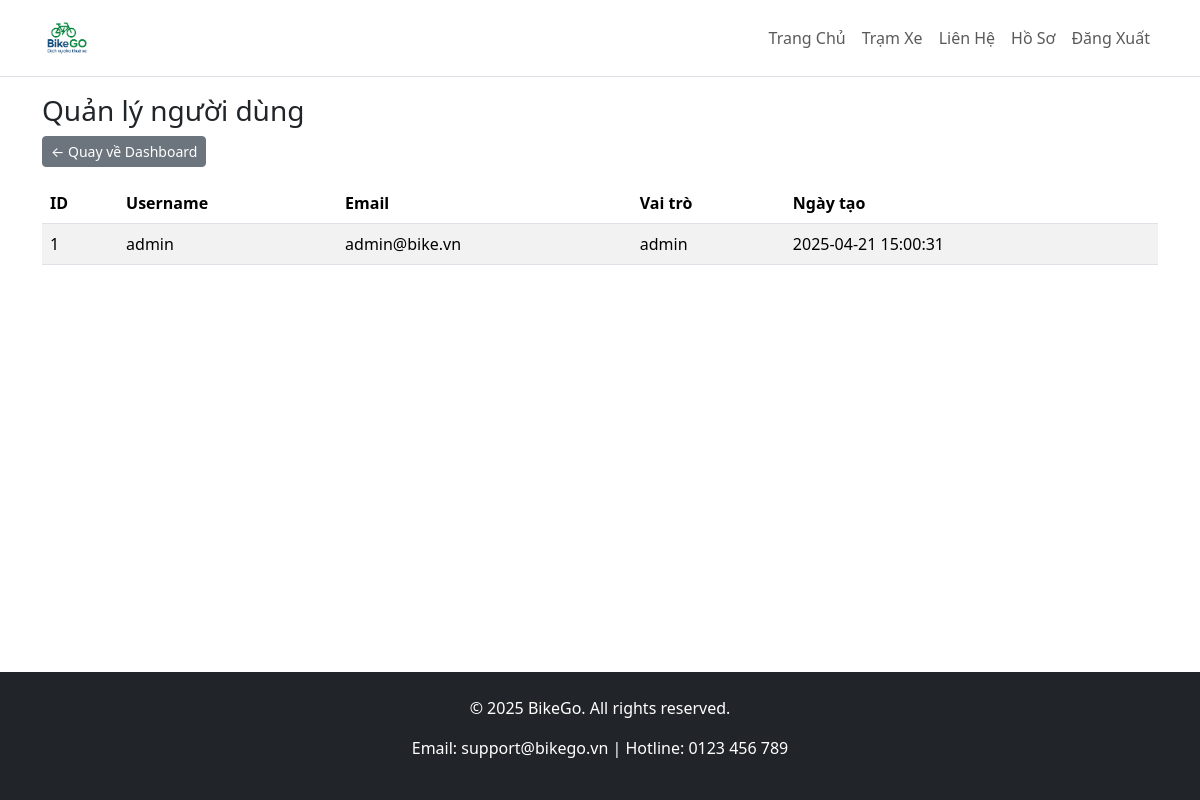
The page /admin/users.php (signed in) on the database its author committed.
### tables this page shows
CREATE TABLE IF NOT EXISTS users (
    id INT AUTO_INCREMENT PRIMARY KEY,
    username VARCHAR(50) NOT NULL UNIQUE,
    email VARCHAR(100) NOT NULL UNIQUE,
    password VARCHAR(255) NOT NULL,
    full_name VARCHAR(100),
    phone VARCHAR(20),
    role ENUM('user', 'admin') DEFAULT 'user',
    created_at TIMESTAMP DEFAULT CURRENT_TIMESTAMP
);

### admin/users.php (the view, shortened to what this page needs)
<?php
require_once '../includes/db_connect.php';
$users = $pdo->query("SELECT * FROM users")->fetchAll(PDO::FETCH_ASSOC);
require_once '../includes/header.php';
?>
<div class="container mt-4">
    <h3>Quản lý người dùng</h3>
    <a href="index.php" class="btn btn-secondary btn-sm mb-3">← Quay về Dashboard</a>
    <table class="table table-striped">
        <thead>
            <tr>
                <th>ID</th><th>Username</th><th>Email</th><th>Vai trò</th><th>Ngày tạo</th>
            </tr>
        </thead>
        <tbody>
        <?php foreach ($users as $user): ?>
            <tr>
                <td><?= $user['id'] ?></td>
                <td><?= $user['username'] ?></td>
                <td><?= $user['email'] ?></td>
                <td><?= $user['role'] ?></td>
                <td><?= $user['created_at'] ?></td>
            </tr>
        <?php endforeach; ?>
        </tbody>
    </table>
</div>
<?php require_once '../includes/footer.php'; ?>

### assets/css/custom.css (style rules this page uses)
body { padding-top: 70px; }

### rows shown on the page
users: id "1", username "admin", email "admin@bike.vn", role "admin", created_at "2025-04-21 15:00:31"
